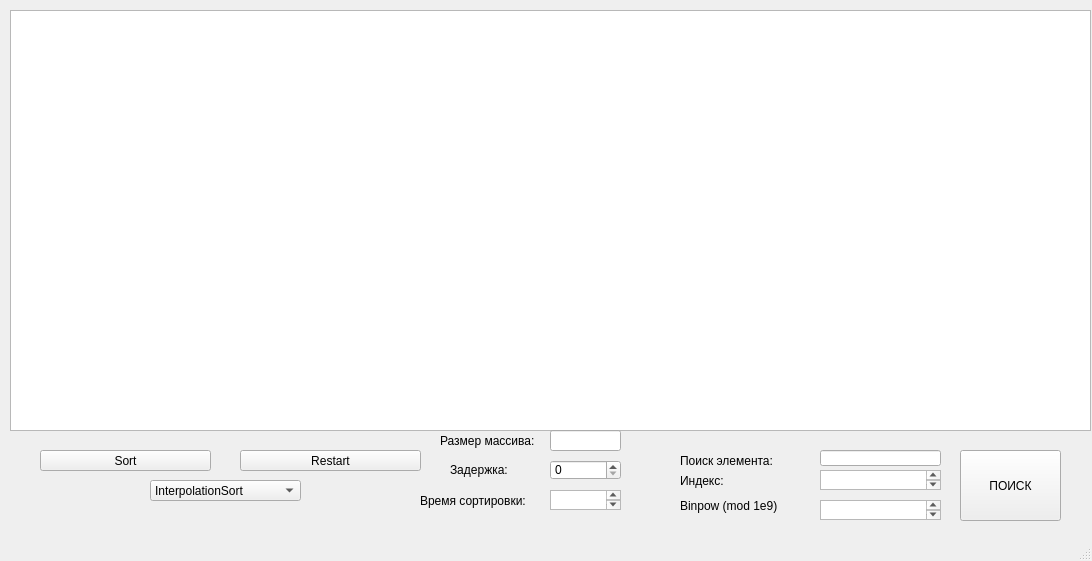
<?xml version="1.0" encoding="UTF-8"?>
<ui version="4.0">
 <class>MainWindow</class>
 <widget class="QMainWindow" name="MainWindow">
  <property name="geometry">
   <rect>
    <x>0</x>
    <y>0</y>
    <width>1092</width>
    <height>561</height>
   </rect>
  </property>
  <property name="sizePolicy">
   <sizepolicy hsizetype="Fixed" vsizetype="Fixed">
    <horstretch>0</horstretch>
    <verstretch>0</verstretch>
   </sizepolicy>
  </property>
  <property name="minimumSize">
   <size>
    <width>1092</width>
    <height>561</height>
   </size>
  </property>
  <property name="maximumSize">
   <size>
    <width>1092</width>
    <height>561</height>
   </size>
  </property>
  <property name="windowTitle">
   <string>MainWindow</string>
  </property>
  <widget class="QWidget" name="centralwidget">
   <widget class="QGraphicsView" name="graphicsView">
    <property name="geometry">
     <rect>
      <x>10</x>
      <y>10</y>
      <width>1081</width>
      <height>421</height>
     </rect>
    </property>
   </widget>
   <widget class="QPushButton" name="sort">
    <property name="geometry">
     <rect>
      <x>40</x>
      <y>450</y>
      <width>171</width>
      <height>21</height>
     </rect>
    </property>
    <property name="text">
     <string>Sort</string>
    </property>
   </widget>
   <widget class="QPushButton" name="restart">
    <property name="geometry">
     <rect>
      <x>240</x>
      <y>450</y>
      <width>181</width>
      <height>21</height>
     </rect>
    </property>
    <property name="text">
     <string>Restart</string>
    </property>
   </widget>
   <widget class="QComboBox" name="sortBox">
    <property name="geometry">
     <rect>
      <x>150</x>
      <y>480</y>
      <width>151</width>
      <height>21</height>
     </rect>
    </property>
    <item>
     <property name="text">
      <string>InterpolationSort</string>
     </property>
    </item>
    <item>
     <property name="text">
      <string>MergeSort</string>
     </property>
    </item>
    <item>
     <property name="text">
      <string>QuickSort</string>
     </property>
    </item>
    <item>
     <property name="text">
      <string>HeapSort</string>
     </property>
    </item>
   </widget>
   <widget class="QLabel" name="arrSize">
    <property name="geometry">
     <rect>
      <x>440</x>
      <y>430</y>
      <width>101</width>
      <height>21</height>
     </rect>
    </property>
    <property name="text">
     <string>Размер массива:</string>
    </property>
   </widget>
   <widget class="QLineEdit" name="sizeEdit">
    <property name="geometry">
     <rect>
      <x>550</x>
      <y>430</y>
      <width>71</width>
      <height>21</height>
     </rect>
    </property>
   </widget>
   <widget class="QLabel" name="delay">
    <property name="geometry">
     <rect>
      <x>450</x>
      <y>460</y>
      <width>81</width>
      <height>20</height>
     </rect>
    </property>
    <property name="text">
     <string>Задержка:</string>
    </property>
   </widget>
   <widget class="QSpinBox" name="delayBox">
    <property name="geometry">
     <rect>
      <x>550</x>
      <y>460</y>
      <width>71</width>
      <height>20</height>
     </rect>
    </property>
   </widget>
   <widget class="QLabel" name="Time">
    <property name="geometry">
     <rect>
      <x>420</x>
      <y>490</y>
      <width>121</width>
      <height>21</height>
     </rect>
    </property>
    <property name="text">
     <string>Время сортировки:</string>
    </property>
   </widget>
   <widget class="QTextBrowser" name="timeBrowser">
    <property name="geometry">
     <rect>
      <x>550</x>
      <y>490</y>
      <width>71</width>
      <height>20</height>
     </rect>
    </property>
   </widget>
   <widget class="QLabel" name="search">
    <property name="geometry">
     <rect>
      <x>680</x>
      <y>451</y>
      <width>111</width>
      <height>20</height>
     </rect>
    </property>
    <property name="text">
     <string>Поиск элемента:</string>
    </property>
   </widget>
   <widget class="QTextBrowser" name="indexBrowser">
    <property name="geometry">
     <rect>
      <x>820</x>
      <y>470</y>
      <width>121</width>
      <height>20</height>
     </rect>
    </property>
    <property name="html">
     <string>&lt;!DOCTYPE HTML PUBLIC &quot;-//W3C//DTD HTML 4.0//EN&quot; &quot;http://www.w3.org/TR/REC-html40/strict.dtd&quot;&gt;
&lt;html&gt;&lt;head&gt;&lt;meta name=&quot;qrichtext&quot; content=&quot;1&quot; /&gt;&lt;style type=&quot;text/css&quot;&gt;
p, li { white-space: pre-wrap; }
&lt;/style&gt;&lt;/head&gt;&lt;body style=&quot; font-family:'Ubuntu'; font-size:10pt; font-weight:400; font-style:normal;&quot;&gt;
&lt;p style=&quot;-qt-paragraph-type:empty; margin-top:0px; margin-bottom:0px; margin-left:0px; margin-right:0px; -qt-block-indent:0; text-indent:0px; font-size:11pt;&quot;&gt;&lt;br /&gt;&lt;/p&gt;&lt;/body&gt;&lt;/html&gt;</string>
    </property>
   </widget>
   <widget class="QLabel" name="index">
    <property name="geometry">
     <rect>
      <x>680</x>
      <y>471</y>
      <width>111</width>
      <height>20</height>
     </rect>
    </property>
    <property name="text">
     <string>Индекс:</string>
    </property>
   </widget>
   <widget class="QPushButton" name="searchButton">
    <property name="geometry">
     <rect>
      <x>960</x>
      <y>450</y>
      <width>101</width>
      <height>71</height>
     </rect>
    </property>
    <property name="text">
     <string>ПОИСК</string>
    </property>
   </widget>
   <widget class="QLineEdit" name="searchEdit">
    <property name="geometry">
     <rect>
      <x>820</x>
      <y>450</y>
      <width>121</width>
      <height>16</height>
     </rect>
    </property>
   </widget>
   <widget class="QLabel" name="powLabel">
    <property name="geometry">
     <rect>
      <x>680</x>
      <y>490</y>
      <width>121</width>
      <height>31</height>
     </rect>
    </property>
    <property name="text">
     <string>Binpow (mod 1e9)</string>
    </property>
   </widget>
   <widget class="QTextBrowser" name="powBrowser">
    <property name="geometry">
     <rect>
      <x>820</x>
      <y>500</y>
      <width>121</width>
      <height>20</height>
     </rect>
    </property>
   </widget>
  </widget>
  <widget class="QMenuBar" name="menubar">
   <property name="geometry">
    <rect>
     <x>0</x>
     <y>0</y>
     <width>1092</width>
     <height>22</height>
    </rect>
   </property>
  </widget>
  <widget class="QStatusBar" name="statusbar"/>
 </widget>
 <resources/>
 <connections/>
</ui>
